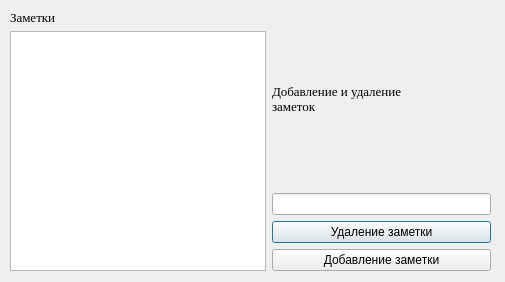
<?xml version="1.0" encoding="UTF-8"?>
<ui version="4.0">
 <class>Dialog</class>
 <widget class="QDialog" name="Dialog">
  <property name="geometry">
   <rect>
    <x>0</x>
    <y>0</y>
    <width>505</width>
    <height>282</height>
   </rect>
  </property>
  <property name="windowTitle">
   <string>Dialog</string>
  </property>
  <widget class="QWidget" name="">
   <property name="geometry">
    <rect>
     <x>10</x>
     <y>10</y>
     <width>481</width>
     <height>261</height>
    </rect>
   </property>
   <layout class="QHBoxLayout" name="horizontalLayout">
    <item>
     <layout class="QVBoxLayout" name="verticalLayout">
      <item>
       <widget class="QLabel" name="notes">
        <property name="font">
         <font>
          <family>Times New Roman</family>
          <pointsize>10</pointsize>
         </font>
        </property>
        <property name="text">
         <string>Заметки</string>
        </property>
       </widget>
      </item>
      <item>
       <widget class="QListWidget" name="list_notes"/>
      </item>
     </layout>
    </item>
    <item>
     <layout class="QVBoxLayout" name="verticalLayout_2">
      <item>
       <widget class="QLabel" name="label">
        <property name="font">
         <font>
          <family>Times New Roman</family>
          <pointsize>10</pointsize>
         </font>
        </property>
        <property name="text">
         <string>Добавление и удаление 
заметок</string>
        </property>
       </widget>
      </item>
      <item>
       <widget class="QLineEdit" name="new_note"/>
      </item>
      <item>
       <widget class="QPushButton" name="pushButton_2">
        <property name="text">
         <string>Удаление заметки</string>
        </property>
       </widget>
      </item>
      <item>
       <widget class="QPushButton" name="addBtn">
        <property name="text">
         <string>Добавление заметки</string>
        </property>
       </widget>
      </item>
     </layout>
    </item>
   </layout>
  </widget>
 </widget>
 <resources/>
 <connections/>
</ui>
